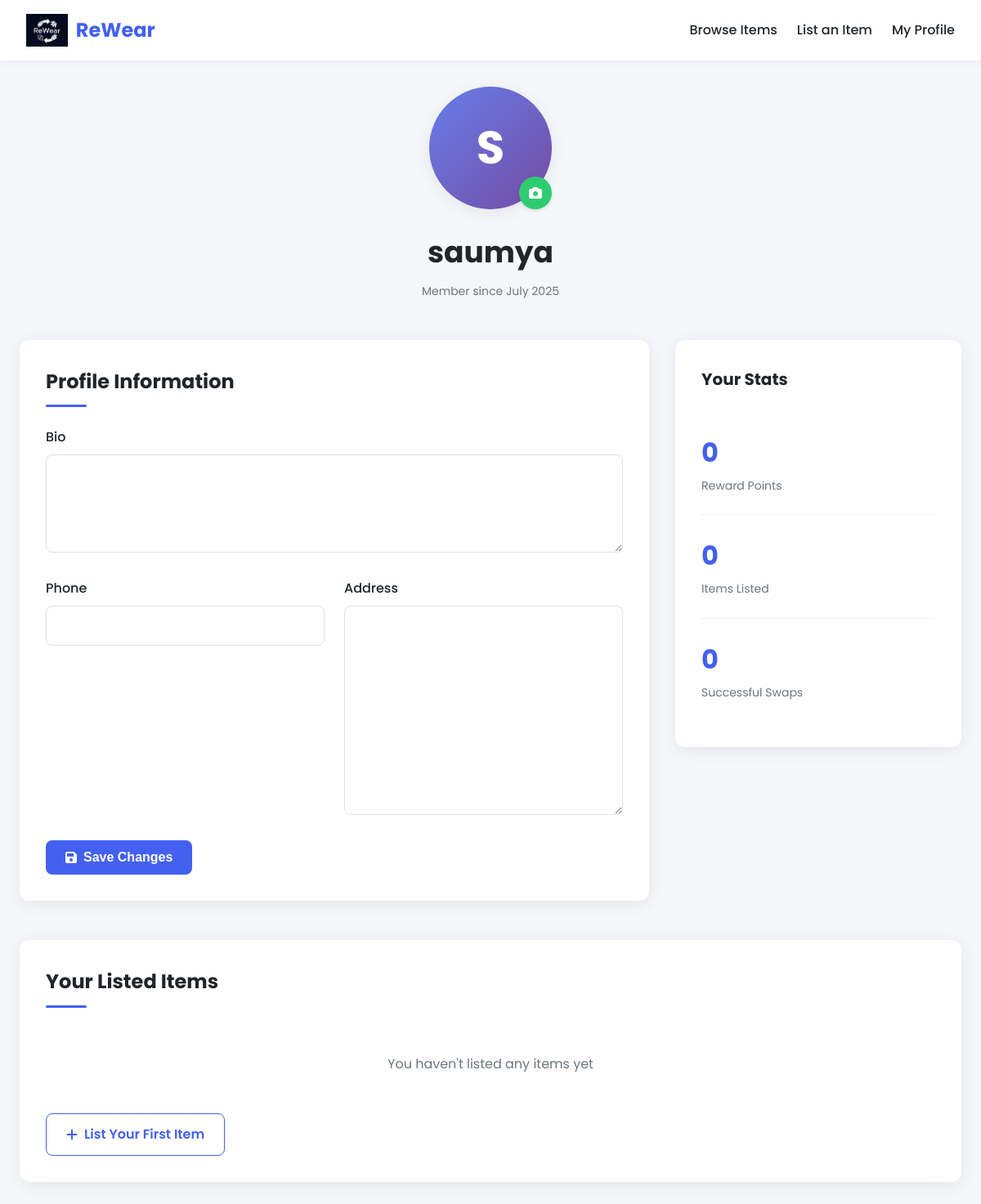
/profile/ (signed in), run on an earlier commit of the app's database.
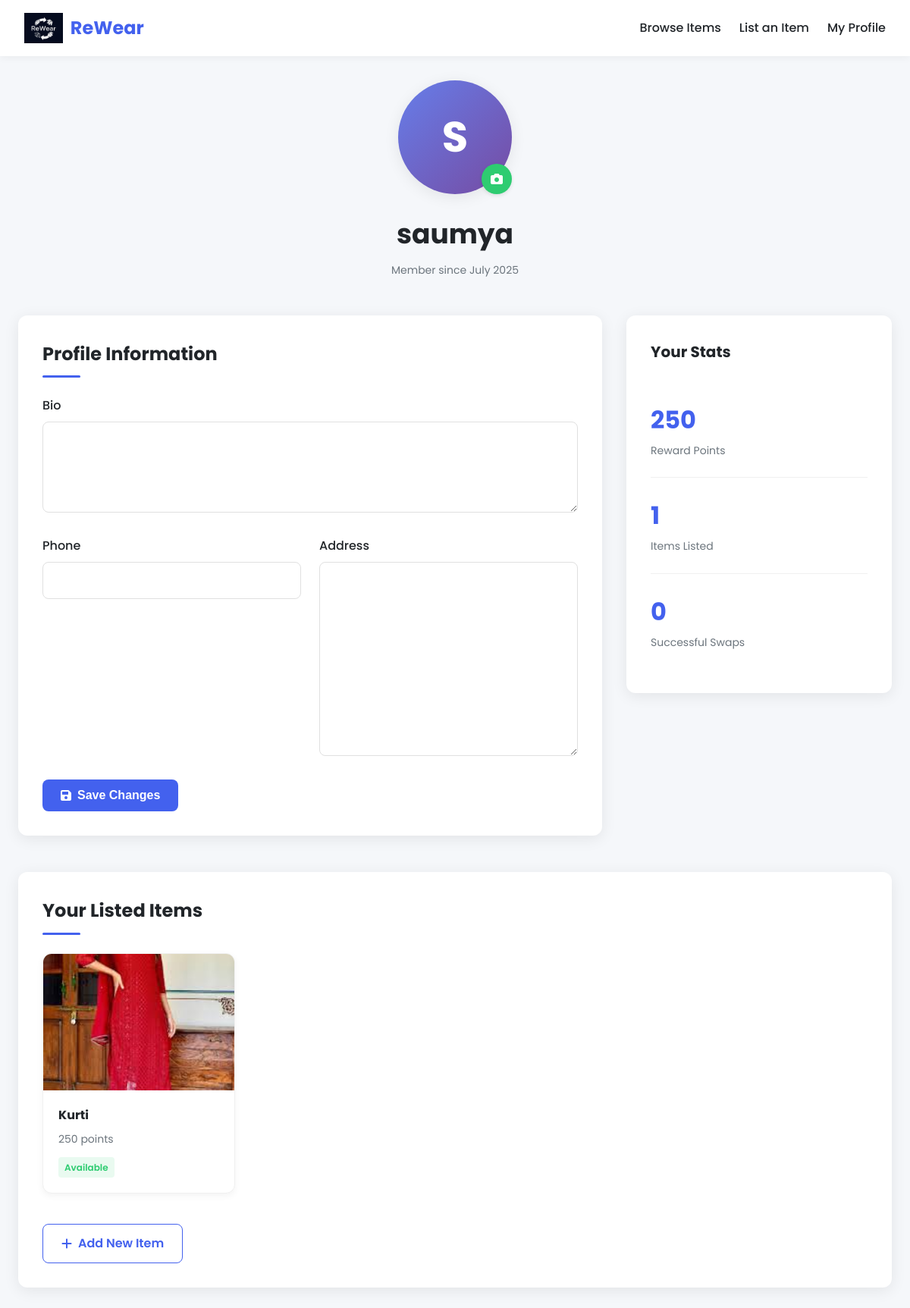
And on a later commit of the database.
### mainapp/models.py (models this page shows, shortened)
class Item(models.Model):
    CONDITION_CHOICES = [
        ('new', 'New - Never used'),
        ('like-new', 'Like New - Barely used'),
        ('good', 'Good - Some wear'),
        ('fair', 'Fair - Noticeable wear'),
        ('poor', 'Poor - Significant wear'),
    ]
    CATEGORY_CHOICES = [
        ('shirt','shirt'),
        ('t-shirt','t-shirt'),
        ('Track','Track'),
        ('Dress','Dress'),
    ]
    title = models.CharField(max_length=100)
    description = models.TextField()
    category = models.CharField(max_length=50, choices=CATEGORY_CHOICES)
    size = models.CharField(max_length=50)
    condition = models.CharField(max_length=20, choices=CONDITION_CHOICES)
    user = models.ForeignKey(User, on_delete=models.CASCADE)
    status = models.BooleanField(default=False)# False = Unavailable, True = Available
    points = models.IntegerField(null=True)
    uploaded_at = models.DateTimeField(auto_now_add=True)

class ItemImage(models.Model):
    user = models.ForeignKey(User, on_delete=models.CASCADE,null=True)
    item = models.ForeignKey(Item, on_delete=models.CASCADE, related_name='images')
    image = models.ImageField(upload_to='item_images/')

### mainapp/views.py (the view)
# urls.py: path('profile/', views.user_profile, name='user_profile'),
@login_required
def user_profile(request):
    try:
        profile = request.user.userprofile
    except UserProfile.DoesNotExist:
        profile = UserProfile.objects.create(user=request.user)
    user_items = Item.objects.filter(user=request.user).order_by('-uploaded_at')
    total_points = user_items.aggregate(total=Sum('points'))['total'] or 0
    if request.method == 'POST':
        form = ProfileUpdateForm(request.POST, request.FILES, instance=profile)
        if form.is_valid():
            form.save()
            return redirect('user_profile')
    else:
        form = ProfileUpdateForm(instance=profile)
    context = {
        'profile': profile,
        'form': form,
        'total_points':total_points,
        'user_items': user_items[:8],  # Show latest 8 items
        'total_items': user_items.count()
    }
    return render(request, 'user_profile.html', context)

### mainapp/forms.py
class ProfileUpdateForm(forms.ModelForm):
    class Meta:
        model = UserProfile
        fields = ['profile_image', 'bio', 'phone', 'address']
        widgets = {
            'bio': forms.Textarea(attrs={'rows': 4}),
        }

### templates/user_profile.html (shortened to what the changed rows need)
{% load static %}
<!DOCTYPE html>
<html lang="en">
<head>
    <link rel="stylesheet" href="https://cdnjs.cloudflare.com/ajax/libs/font-awesome/6.0.0/css/all.min.css">
</head>
<body>
    <div class="profile-container">
        <div class="profile-header">
            <h1>{{ user.username }}</h1>
        </div>
        <div class="profile-content">
            <div class="profile-card">
                <h2>Profile Information</h2>
            </div>
            <div class="stats-card">
                <div class="stat-item">
                    <div class="stat-value">{{ total_points }}</div>
                    <div class="stat-label">Reward Points</div>
                </div>
                <div class="stat-item">
                    <div class="stat-value">{{ total_items }}</div>
                    <div class="stat-label">Items Listed</div>
                </div>
            </div>
        </div>
        <div class="user-items">
            <h2>Your Listed Items</h2>
            {% if user_items %}
            <div class="items-grid">
                {% for item in user_items %}
                <div class="item-card">
                    <div class="item-image">
                        {% if item.images.all %}
                            <img src="{{ item.images.first.image.url }}" alt="{{ item.title }}">
                        {% else %}
                            <div class="no-image">No Image Available</div>
                        {% endif %}
                    </div>
                    <div class="item-info">
                        <h3>{{ item.title }}</h3>
                        <p>{{ item.points }} points</p>
                        <span class="item-status {{ item.status|yesno:'available,unavailable' }}">
                            {{ item.status|yesno:"Available,Unavailable" }}
                        </span>
                    </div>
                </div>
                {% endfor %}
            </div>
            <a href="{% url 'add_item' %}" class="view-all">
                <i class="fas fa-plus"></i> Add New Item
            </a>
            {% else %}
            <p class="no-items">You haven't listed any items yet</p>
            <a href="{% url 'add_item' %}" class="view-all">
                <i class="fas fa-plus"></i> List Your First Item
            </a>
            {% endif %}
        </div>
    </div>
</body>
</html>

What changed in the data, as far as the page shows it:
added Item: images.first.image (picture), title "Kurti", points "250", status "Available"
Also different on the page:
{{ total_points }}: "0" → "250"
{{ total_items }}: "0" → "1"
text no longer shown: "You haven't listed any items yet List Your First Item"
text now shown: "Add New Item"
